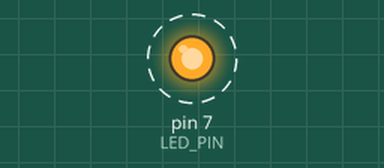
A sketch run on a simulated Arduino Uno, built with avr-gcc and run on an emulated ATmega328P. Parts: output pins drawn as LEDs (lit = HIGH). Dashed ring = blinking.

Above: at 0.5 s.
Timing chart, 0 to 4.6 s (numbered marks = the images above):
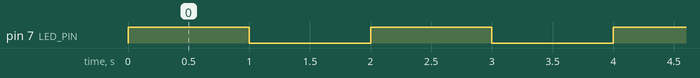

Measured:
- by itself, pin 7 (LED_PIN): alternates HIGH for 1.0 s and LOW for 1.0 s

The sketch:

Timer_interrupt1.ino
```cpp
// CS1 - clock select bits for timer 1
// TCCR1A-Timer/Counter Control Register A for timer 1
// TCCR1B-Timer/Counter Control Register B for timer 1
// OCR1A- Output Control Register A for timer 1
// TIMSK1- Timer/Counter Interrupt Mask Register for timer 1

#include <avr/io.h>
#include <avr/interrupt.h>

#define LED_PIN 7  // Define the pin for the LED

void setup()
{
  pinMode(LED_PIN, OUTPUT);
  // Configure Timer 1
  TCCR1A = 0;                             // Normal operation
  TCCR1B = 0;                            // Clear control register
  TCCR1B |= (1 << WGM12);               // Set CTC mode
  TCCR1B |= (1 << CS12) | (1 << CS10); // Set prescaler to 1024
  OCR1A = 15624;                      // Set compare match value for 1 second (16MHz / 1024 * 1)
  TIMSK1 |= (1 << OCIE1A);           // Enable Timer 1 Compare A Match interrupt
  sei();                            // Enable global interrupts
}

void loop()
{

}
// Timer 1 Compare A Match interrupt service routine
ISR(TIMER1_COMPA_vect)
{
    digitalWrite(LED_PIN, !digitalRead(LED_PIN));
}
```
